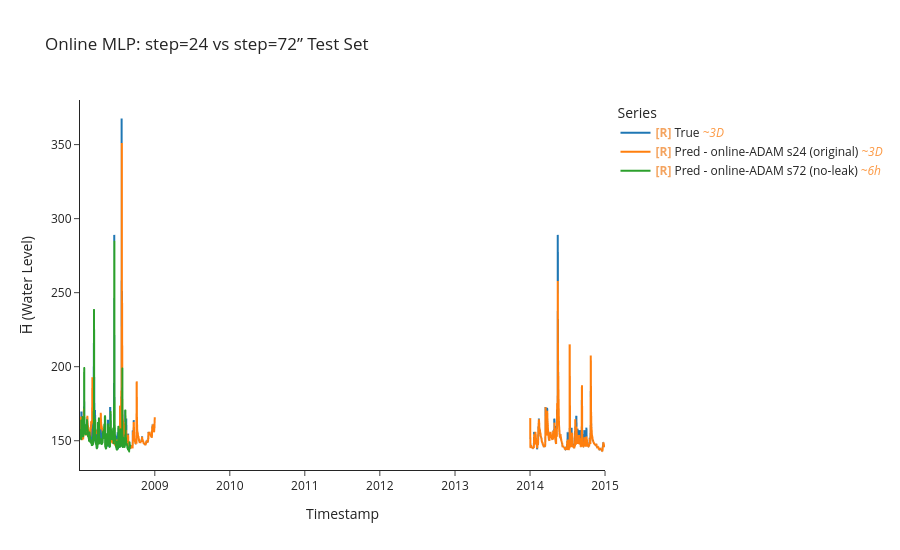

Source (notebook cell):
### Code cell
# --- Train & evaluate with step=72 (no leakage) ---
model_72, optimizer_72, criterion_72 = build_mlp(LOOKBACK*N_FEATURES, HORIZON)

y_true_72, y_pred_72, time_indices_72, _ = uf.train_model_online(model_72, optimizer_72, criterion_72,
                                                                   train_ds_72, train_df,
                                                                   LOOKBACK, HORIZON, BATCH_SIZE)

y_true_test_72, y_pred_test_72, time_indices_test_72 = uf.model_evaluate_with_norm(model_72, criterion_72,
                                                                                    test_ds_72, test_df.index,
                                                                                    LOOKBACK, HORIZON, BATCH_SIZE)

# --- Compare step=24 (original) vs step=72 (no leakage) on test set ---
uf.calculate_metrics_and_plot(
    {
        "online-ADAM s24 (original)": (y_true_test,    y_pred_test,    time_indices_test),
        "online-ADAM s72 (no-leak)":  (y_true_test_72, y_pred_test_72, time_indices_test_72),
    },
    plot_title="Online MLP: step=24 vs step=72” Test Set",
    export_metrics=True,
    export_html=True,
    export_file_name='results/testing/online/Online_step_comparison'
)

### Figure 1 — Plotly figure (JSON) as saved in the notebook; plotly's stock layout.template omitted (floating-point values rounded to 4 significant figures; data arrays with more than 128 entries replaced by an {"elided": "..."} marker saying what was removed)
{"data": [{"hovertemplate": "Legend=True<br>Timestamp=%{x}<br>H̅ (Water Level)=%{y}<extra></extra>", "legendgroup": "True", "line": {"color": "#1f77b4", "dash": "solid", "width": 2}, "marker": {"symbol": "circle"}, "mode": "lines", "name": "<b style=\"color:sandybrown\">[R]</b> True <i style=\"color:#fc9944\">~3D</i>", "showlegend": true, "type": "scattergl", "uid": "b1857aa7-8408-4d03-855f-34f9ee6aa20e", "x": {"elided": "1001 str values"}, "xaxis": "x", "y": {"elided": "1001 float values"}, "yaxis": "y"}, {"hovertemplate": "Legend=Pred - online-ADAM s24 (original)<br>Timestamp=%{x}<br>H̅ (Water Level)=%{y}<extra></extra>", "legendgroup": "Pred - online-ADAM s24 (original)", "line": {"color": "#ff7f0e", "dash": "solid", "width": 2}, "marker": {"symbol": "circle"}, "mode": "lines", "name": "<b style=\"color:sandybrown\">[R]</b> Pred - online-ADAM s24 (original) <i style=\"color:#fc9944\">~3D</i>", "showlegend": true, "type": "scattergl", "uid": "6815d5c5-39b0-426a-a71a-90d75ce35d41", "x": {"elided": "1001 str values"}, "xaxis": "x", "y": {"elided": "1001 float values"}, "yaxis": "y"}, {"hovertemplate": "Legend=Pred - online-ADAM s72 (no-leak)<br>Timestamp=%{x}<br>H̅ (Water Level)=%{y}<extra></extra>", "legendgroup": "Pred - online-ADAM s72 (no-leak)", "line": {"color": "#2ca02c", "dash": "solid", "width": 2}, "marker": {"symbol": "circle"}, "mode": "lines", "name": "<b style=\"color:sandybrown\">[R]</b> Pred - online-ADAM s72 (no-leak) <i style=\"color:#fc9944\">~6h</i>", "showlegend": true, "type": "scattergl", "uid": "455f7723-74b7-4f3f-a1af-63c60664b871", "x": {"elided": "1000 str values"}, "xaxis": "x", "y": {"elided": "1000 float values"}, "yaxis": "y"}], "layout": {"height": 550, "legend": {"title": {"text": "Series"}, "tracegroupgap": 0}, "title": {"text": "Online MLP: step=24 vs step=72” Test Set"}, "xaxis": {"anchor": "y", "domain": [0, 1], "title": {"text": "Timestamp"}}, "yaxis": {"anchor": "x", "domain": [0, 1], "title": {"text": "H̅ (Water Level)"}}}}
